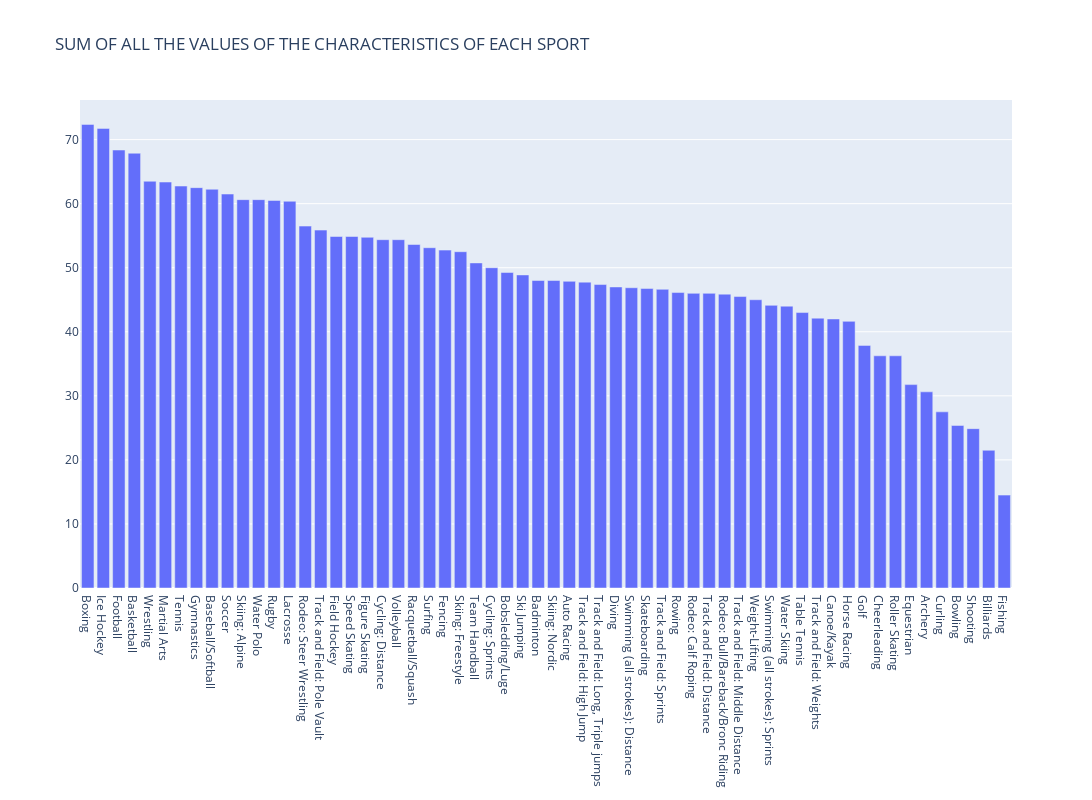

The cell this chart's notebook holds for it:
### Code cell
figa = go.Figure([go.Bar(x=sports.Sport, y=sports.Total)])
figa.update_layout(
    autosize=False,
    width=1100,
    height=800
)
figa.update_layout(title='SUM OF ALL THE VALUES OF THE CHARACTERISTICS OF EACH SPORT')
figa.show()

### Figure 1 — Plotly figure (JSON) as saved in the notebook; plotly's stock layout.template omitted (floating-point values rounded to 4 significant figures)
{"data": [{"type": "bar", "x": ["Boxing", "Ice Hockey", "Football", "Basketball", "Wrestling", "Martial Arts", "Tennis", "Gymnastics", "Baseball/Softball", "Soccer", "Skiing: Alpine", "Water Polo", "Rugby", "Lacrosse", "Rodeo: Steer Wrestling", "Track and Field: Pole Vault", "Field Hockey", "Speed Skating", "Figure Skating", "Cycling: Distance", "Volleyball", "Racquetball/Squash", "Surfing", "Fencing", "Skiing: Freestyle", "Team Handball", "Cycling: Sprints", "Bobsledding/Luge", "Ski Jumping", "Badminton", "Skiing: Nordic", "Auto Racing", "Track and Field: High Jump", "Track and Field: Long, Triple jumps", "Diving", "Swimming (all strokes): Distance", "Skateboarding", "Track and Field: Sprints", "Rowing", "Rodeo: Calf Roping", "Track and Field: Distance", "Rodeo: Bull/Bareback/Bronc Riding", "Track and Field: Middle Distance", "Weight-Lifting", "Swimming (all strokes): Sprints", "Water Skiing", "Table Tennis", "Track and Field: Weights", "Canoe/Kayak", "Horse Racing", "Golf", "Cheerleading", "Roller Skating", "Equestrian", "Archery", "Curling", "Bowling", "Shooting", "Billiards", "Fishing"], "y": [72.38, 71.75, 68.38, 67.88, 63.5, 63.38, 62.75, 62.5, 62.25, 61.5, 60.62, 60.62, 60.5, 60.38, 56.5, 55.88, 54.88, 54.88, 54.75, 54.38, 54.38, 53.62, 53.12, 52.75, 52.5, 50.75, 50, 49.25, 48.88, 48, 48, 47.88, 47.75, 47.38, 47, 46.88, 46.75, 46.62, 46.12, 46, 46, 45.88, 45.5, 45, 44.12, 44, 43, 42.12, 42, 41.62, 37.88, 36.25, 36.25, 31.75, 30.62, 27.5, 25.38, 24.88, 21.5, 14.5]}], "layout": {"autosize": false, "height": 800, "title": {"text": "SUM OF ALL THE VALUES OF THE CHARACTERISTICS OF EACH SPORT"}, "width": 1100}}
